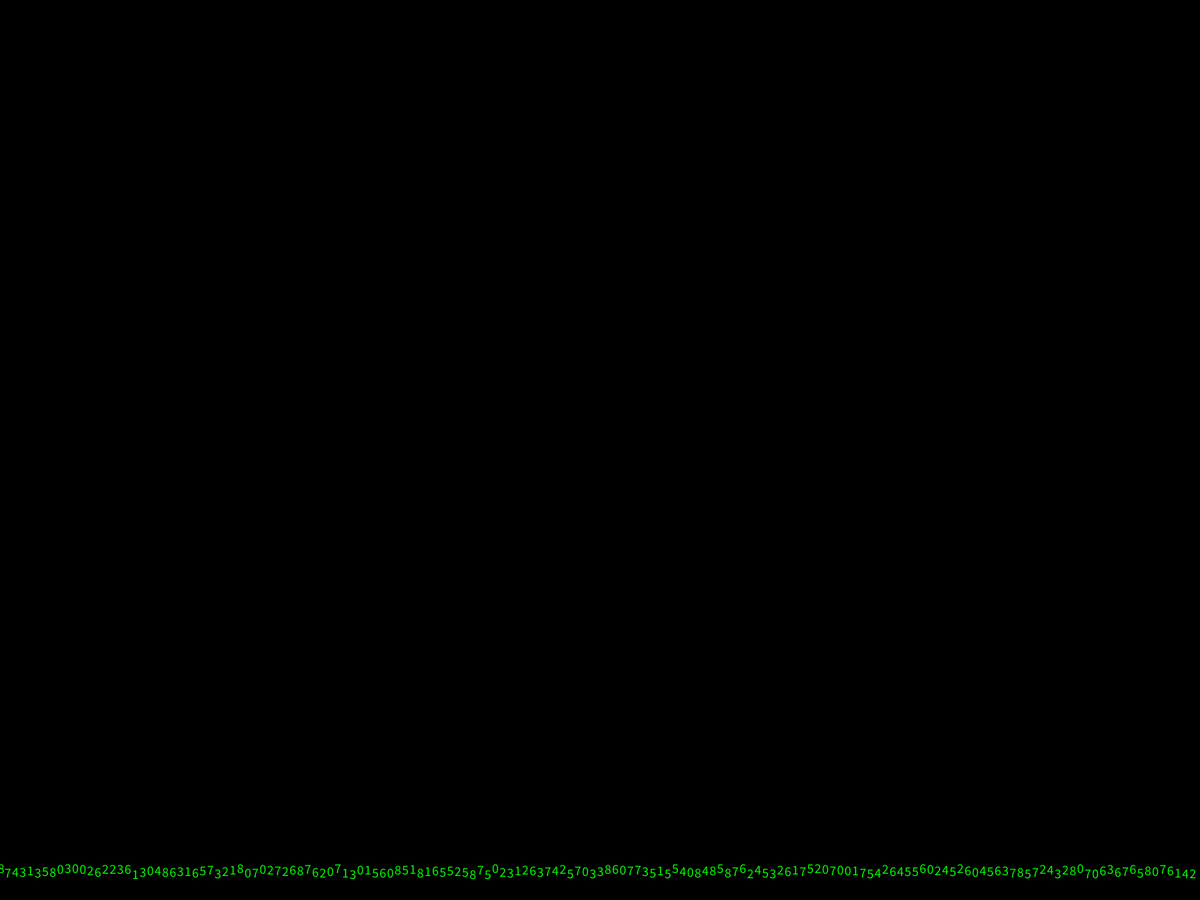
Frame 1 (no input)
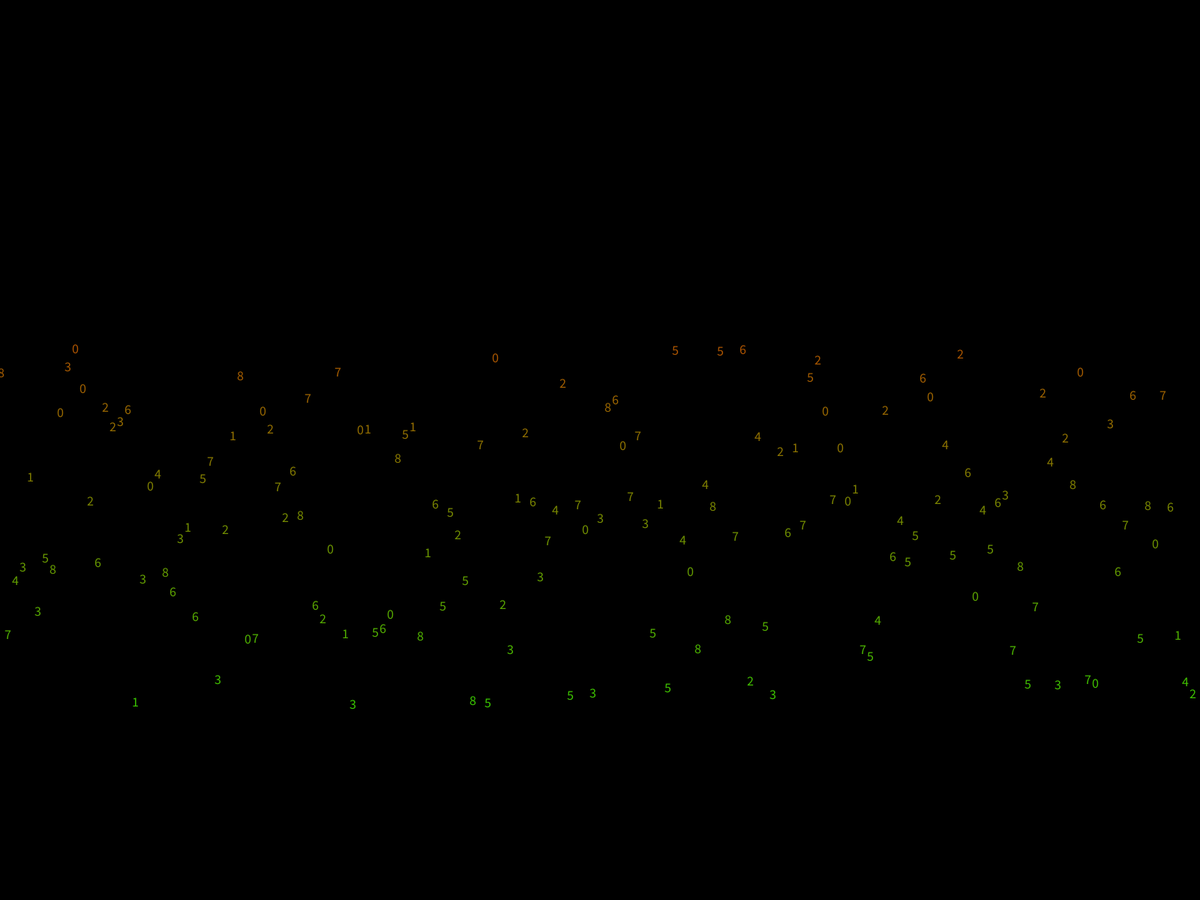
Frame 60 (the mouse pressed at the canvas centre just before this capture)
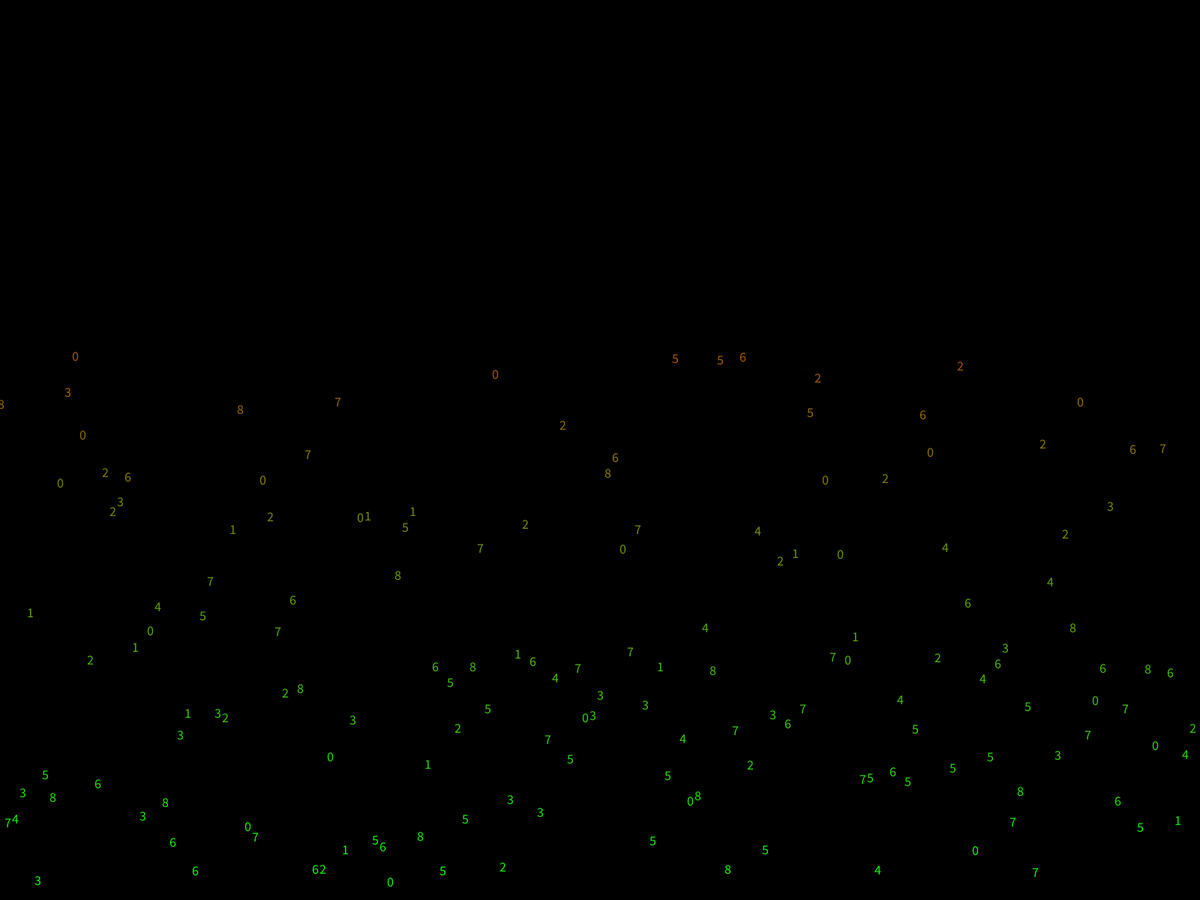
Frame 120 (the mouse held since frame 60 and released just before this capture)

The Processing sketch that drew these frames (run headless with seeded random() and noise(); from frame 60 on, the mouse is pressed at the canvas centre):

// Processing sketch: NumbersPhysicsAndControls
// ── NumbersPhysicsAndControls.pde
// This code utilizes the OpenAI ChatGPT model for assistance with natural language processing.
// Visit https://openai.com to learn more about ChatGPT.
// Concept and Co-Authored by mohamedsuhail.1990@gmail.com

float circleRadius = 5;    // Circle radius
float padding = 20;        // Padding at the bottom of the screen
float jumpVelocity;        // Random jump velocity
float maxHeight;           // Maximum height for the jump
float gravity = 0.2;       // Gravity value
float velocity = 0;        // Velocity for the fall

// Pause icon variables
float pauseIconSize = 30;
float pauseIconMargin = 10;

// Stop icon variables
float stopIconSize = 30;
float stopIconMargin = 10;

ArrayList<Particle> particles;    // Array list to store particles
boolean isPaused = false;         // Flag to track pause state
boolean showStopIcon = false;     // Flag to track if the stop icon should be displayed

void setup() {
  fullScreen();
  jumpVelocity = random(-25, -15);             // Random jump velocity with a higher range
  
  particles = new ArrayList<Particle>();
  
  // Create particles to fill the width of the screen
  for (int i = 0; i < width / (circleRadius * 2); i++) {
    Particle particle = new Particle(i * (circleRadius * 2), height - circleRadius - padding);
    particles.add(particle);
  }
}

void draw() {
  background(0);    // Set black background
  
  // Update and display all particles
  for (Particle particle : particles) {
    if (!isPaused) {
      particle.update();
    }
    particle.display();
  }
  
   // Display pause icon if paused
  if (isPaused) {
    drawPauseIcon();
  }
  
   // Display stop icon if requested
  if (showStopIcon) {
    drawStopIcon();
  }
}

void keyPressed() {
  // Check if the "S" key is pressed
  if (key == 's' || key == 'S') {
    showStopIcon = !showStopIcon;
    // Toggle the canJump flag for all particles
    for (Particle particle : particles) {
      particle.canJump = !particle.canJump;
    }
  }
  
  // Check if the "P" key is pressed
  if (key == 'p' || key == 'P') {
    isPaused = !isPaused;    // Toggle the pause state
  }
}

void drawStopIcon() {
  // Calculate the coordinates for drawing the stop icon
  float iconX = width - stopIconSize - stopIconMargin;
  float iconY = stopIconMargin;
  
  // Set the color and stroke properties for the stop icon
  fill(255);
  stroke(255);
  strokeWeight(2);
  
  // Draw the stop icon
  rect(iconX, iconY, stopIconSize, stopIconSize);
}

void drawPauseIcon() {
  // Calculate the coordinates for drawing the pause icon
  float iconX = width - pauseIconSize - pauseIconMargin;
  float iconY = pauseIconMargin;
  
  // Set the color and stroke properties for the pause icon
  fill(255);
  stroke(255);
  strokeWeight(2);
  
  // Draw the pause icon
  rect(iconX, iconY, pauseIconSize / 3, pauseIconSize);
  rect(iconX + (pauseIconSize * 2) / 3, iconY, pauseIconSize / 3, pauseIconSize);
}

class Particle {
  float x;            // X-coordinate of the particle
  float y;            // Current y-coordinate of the particle
  float initialY;     // Initial y-coordinate for the particle
  float jumpVelocity; // Random jump velocity for the particle
  float maxHeight;    // Maximum height for the jump
  float velocity;     // Velocity for the fall
  boolean canJump;    // Flag to determine if the particle can jump
  String number;      // Random number displayed by the particle
  
  Particle(float x, float y) {
    this.x = x;
    this.y = y;
    this.initialY = y;
    this.jumpVelocity = random(-25, -15);
    this.maxHeight = height * 0.1;
    this.velocity = 0;
    this.canJump = true;
    this.number = String.valueOf(floor(random(9)));
  }
  
  void update() {
    // Check if the particle can jump
    if (canJump) {
      // Check if the particle is at the ground level
      if (y >= height - circleRadius - padding) {
        // Assign a new random jump velocity
        jumpVelocity = random(-18, -10);
      }
      
      // Apply jump velocity
      y += jumpVelocity;
      
      // Check if the particle has reached the maximum height
      if (y <= maxHeight) {
        // Start reducing the jump velocity gradually
        jumpVelocity = 0;
        velocity = 0;
      }
    }
    
    // Apply gravity
    velocity += gravity;
    y += velocity;
    
    // Check if the particle has reached the ground
    if (y >= height - circleRadius - padding) {
      // Reset to initial position and velocity
      y = height - circleRadius - padding;
      velocity = 0;
    }
  }
  
  void display() {
    // Calculate the color and opacity based on the particle's height
    float colorProgress = map(y, maxHeight, height - circleRadius - padding, 0, 1);
    color particleColor = lerpColor(color(255, 0, 0), color(0, 255, 0), colorProgress);
    
    textSize(18);
    textAlign(CENTER, CENTER);
    fill(particleColor);
    text(number, x, y);
  }
  
  
}
